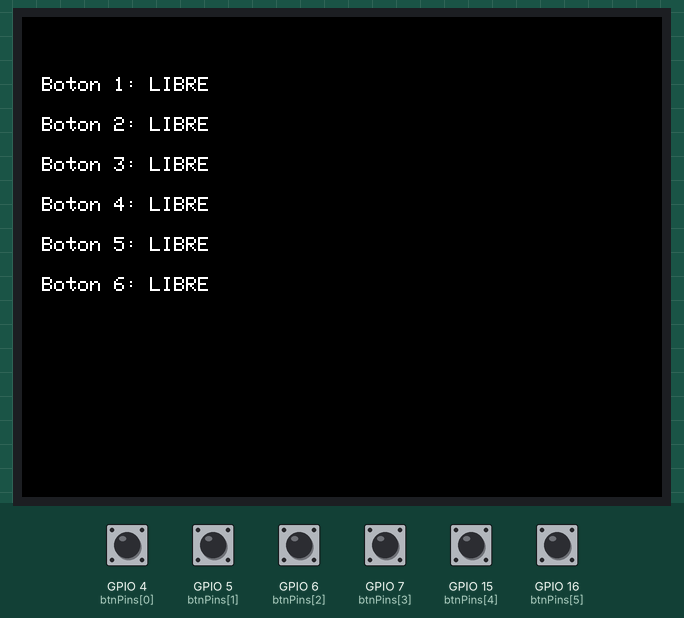
Recording of a sketch running on a simulated ESP32. Parts: 320×240 colour display. The test bench sets the inputs (shaded band); at power-on: GPIO 4 (btnPins[0]), GPIO 5 (btnPins[1]), GPIO 6 (btnPins[2]), GPIO 7 (btnPins[3]), GPIO 15 (btnPins[4]), GPIO 16 (btnPins[5]) LOW.

Above: at 1.5 s.
1.6 s: GPIO 4 (btnPins[0]) pulled HIGH for 0.15 s
At 1.79 s:
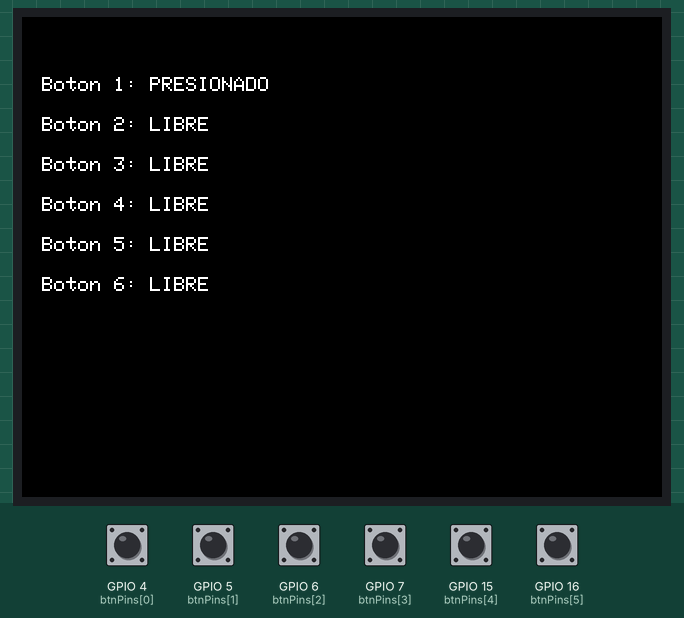
3.3 s: GPIO 16 (btnPins[5]) pulled HIGH for 0.15 s
At 3.57 s:
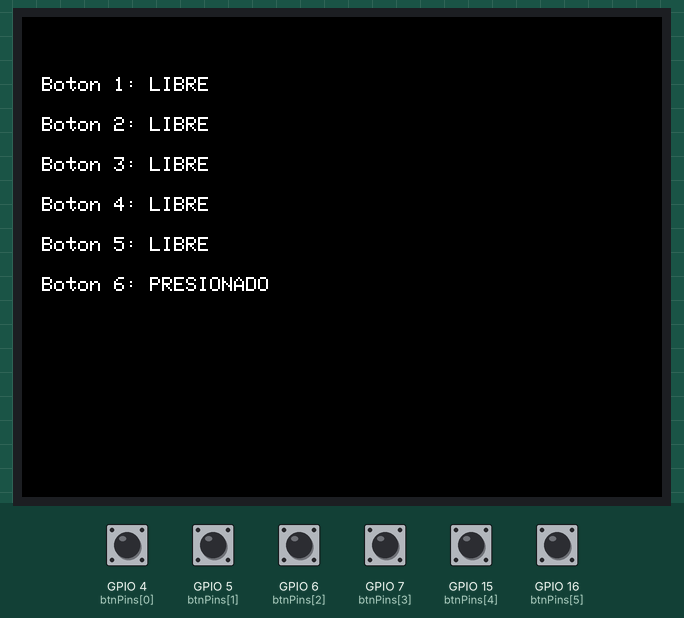
5.1 s: GPIO 5 (btnPins[1]) pulled HIGH for 0.15 s
At 5.35 s:
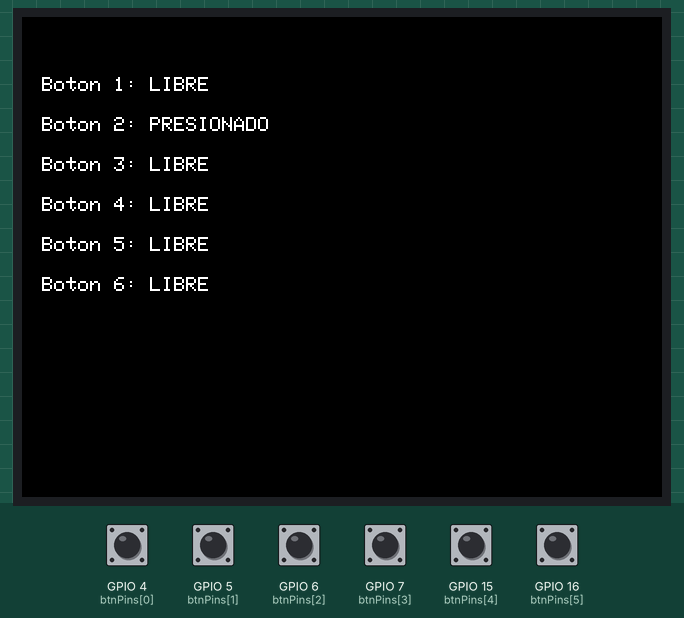
6.9 s: GPIO 6 (btnPins[2]) pulled HIGH for 0.15 s
At 7.12 s:
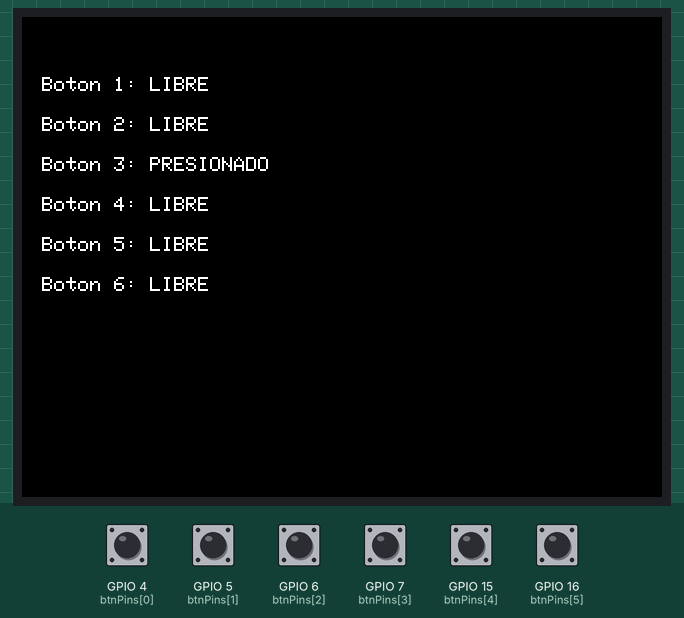
8.7 s: GPIO 7 (btnPins[3]) pulled HIGH for 0.15 s
At 8.9 s:
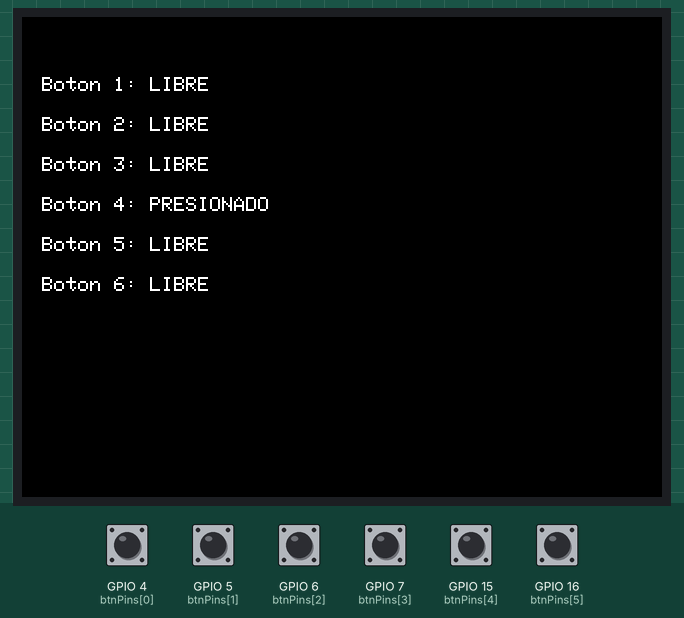
10.5 s: GPIO 15 (btnPins[4]) pulled HIGH for 0.15 s
At 10.68 s:
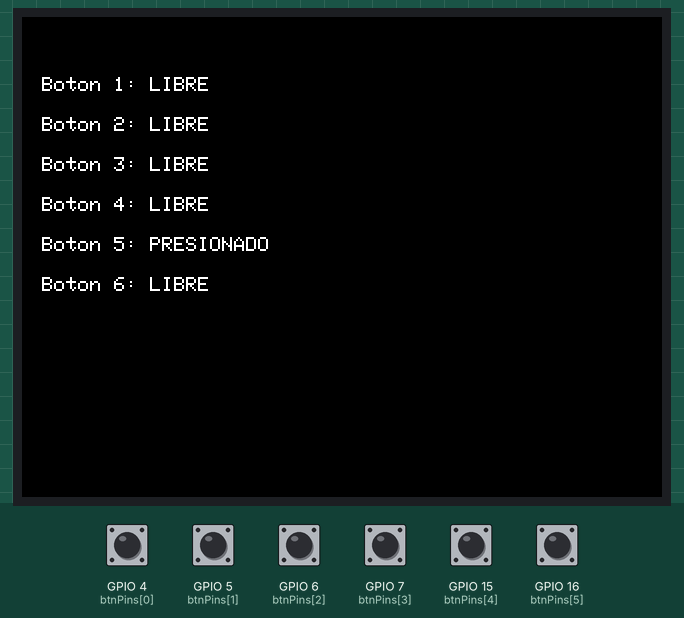
Timing chart, 0 to 13.2 s (numbered marks = the images above; inputs shaded):
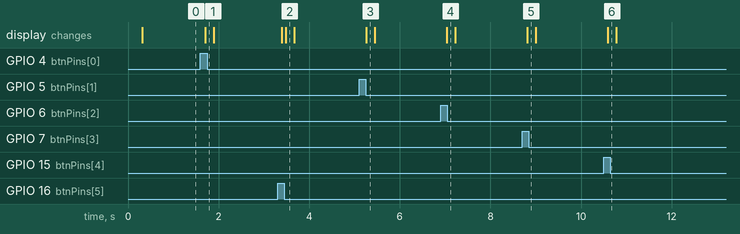

Measured:
- after the input at 1.6 s, the display: changes after 0.10 s (image 1)
- after the input at 3.3 s, the display: first changes after 0.09 s (image 2 shows a later state)
- after the input at 5.1 s, the display: changes after 0.16 s (image 3)
- after the input at 6.9 s, the display: changes after 0.14 s (image 4)
- after the input at 8.7 s, the display: changes after 0.11 s (image 5)
- after the input at 10.5 s, the display: changes after 0.09 s (image 6)

The sketch:

Botones_pruebas.ino
```cpp
#include <TFT_eSPI.h>

TFT_eSPI tft = TFT_eSPI();  // Inicializa la pantalla TFT
const int btnPins[6] = { 4, 5, 6, 7, 15, 16 };  // Pines de los botones
int btnState[6];  // Almacena el estado actual de los botones
int lastBtnState[6];  // Almacena el estado anterior de los botones

void setup() {
  tft.init();
  tft.setRotation(1);  // Ajusta la orientación de la pantalla si es necesario
  tft.fillScreen(TFT_BLACK);  // Limpia la pantalla
  tft.setTextColor(TFT_WHITE, TFT_BLACK);  // Color del texto

  // Configura los pines de los botones como entrada
  for (int i = 0; i < 6; i++) {
    pinMode(btnPins[i], INPUT);
    lastBtnState[i] = digitalRead(btnPins[i]);  // Inicializa el estado anterior de los botones
  }

  // Dibuja el estado inicial
  mostrarEstadoBotones();
}

void loop() {
  bool botonCambiado = false;

  // Lee el estado de los botones
  for (int i = 0; i < 6; i++) {
    btnState[i] = digitalRead(btnPins[i]);

    // Verifica si el estado del botón ha cambiado
    if (btnState[i] != lastBtnState[i]) {
      botonCambiado = true;  // Se detectó un cambio
      lastBtnState[i] = btnState[i];  // Actualiza el estado anterior
    }
  }

  // Si ha habido un cambio en algún botón, actualiza la pantalla
  if (botonCambiado) {
    mostrarEstadoBotones();
  }

  delay(100);  // Pequeña pausa para evitar lecturas rápidas
}

// Función para mostrar los estados de los botones en la pantalla
void mostrarEstadoBotones() {
  tft.fillScreen(TFT_BLACK);  // Limpia la pantalla

  for (int i = 0; i < 6; i++) {
    tft.setCursor(10, 30 + i * 20);  // Posiciona el texto en la pantalla
    tft.printf("Boton %d: %s", i + 1, btnState[i] == HIGH ? "PRESIONADO" : "LIBRE");
  }
}
```
